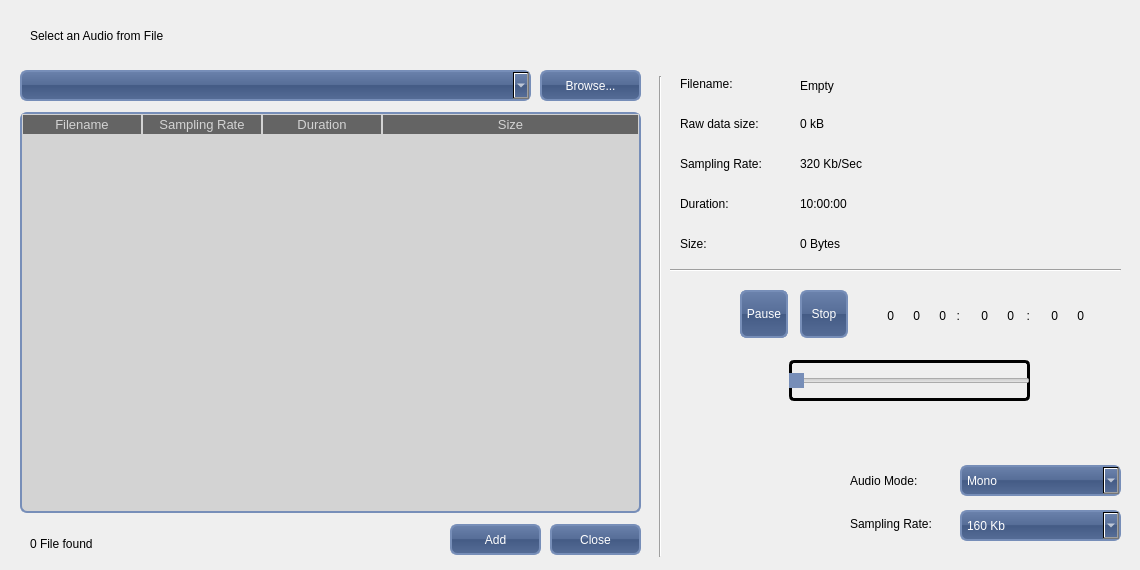
<?xml version="1.0" encoding="UTF-8"?>
<ui version="4.0">
 <class>AddingAudio</class>
 <widget class="QDialog" name="AddingAudio">
  <property name="geometry">
   <rect>
    <x>0</x>
    <y>0</y>
    <width>1140</width>
    <height>570</height>
   </rect>
  </property>
  <property name="sizePolicy">
   <sizepolicy hsizetype="Fixed" vsizetype="Fixed">
    <horstretch>0</horstretch>
    <verstretch>0</verstretch>
   </sizepolicy>
  </property>
  <property name="windowTitle">
   <string>Load Image</string>
  </property>
  <property name="styleSheet">
   <string notr="true">QLabel {
font: bold &quot;Ubuntu&quot;;
font-size: 12px;
color: black;
}

QComboBox{
background-color: QLinearGradient( x1: 0, y1: 0, x2: 0, y2: 1,  stop: 0 #6B82AC, stop: 0.49 #566D97, stop: 0.5 #445B85, stop: 1 #566D97);
color: white;
border-width: 2px;
border-color: #778EB8;
border-style: solid;
border-radius: 7px;
padding: 3px;
font: bold &quot;Ubuntu&quot;;
font-size: 12px;
padding-left: 5px;
padding-right: 5px;
}

QComboBox::drop-down {
    subcontrol-origin: padding;
    subcontrol-position: top right;
	image: url(:/Images/down.png);
/*    border-left-width: 1px; */
    border-left-color: darkgray;
    border-left-style: solid; /* just a single line */
    border-top-right-radius: 3px; /* same radius as the QComboBox */
    border-bottom-right-radius: 3px;
}


QPushButton {
color: white;
background-color: QLinearGradient( x1: 0, y1: 0, x2: 0, y2: 1,  stop: 0 #6B82AC, stop: 0.49 #566D97, stop: 0.5 #445B85, stop: 1 #566D97);
border-width: 2px;
border-color: #778EB8;
border-style: solid;
border-radius: 7;
padding: 3px;
font: bold &quot;Ubuntu&quot;;
font-size: 12px;
padding-left: 5px;
padding-right: 5px;
}

QScrollBar:horizontal {
border-width: 2px;
border-color: #778EB8;
border-style: solid;
border-radius: 4px;
background: lightgray;
height: 15px;
margin: 0px 20px 0 20px;
}

QScrollBar::handle:horizontal {
background-color: QLinearGradient( x1: 0, y1: 0, x2: 0, y2: 1,  stop: 0 #6B82AC, stop: 0.49 #566D97, stop: 0.5 #445B85, stop: 1 #566D97);;
border-width: 2px;
border-color: #778EB8;
border-style: solid;
border-radius: 4px;
}

QScrollBar::add-line:horizontal {
    border: 2px solid grey;
    background: #32CC99;
    width: 20px;
    subcontrol-position: right;
    subcontrol-origin: margin;
}

QScrollBar::sub-line:horizontal {
    border: 2px solid grey;
    background: #32CC99;
    width: 20px;
    subcontrol-position: left;
    subcontrol-origin: margin;
}
 QScrollBar::left-arrow:horizontal, QScrollBar::right-arrow:horizontal {
     border-color: solid grey;
     border-width: 2px;
     border-height: 2px;
     background: white;
 }

 QScrollBar:vertical {
border-width: 2px;
border-color: #778EB8;
border-style: solid;
background: lightgray;
width: 15px;
margin: 22px 0 22px 0;
 }

QScrollBar::handle:vertical {
background-color: QLinearGradient( x1: 0, y1: 0, x2: 0, y2: 1,  stop: 0 #6B82AC, stop: 0.49 #566D97, stop: 0.5 #445B85, stop: 1 #566D97);;
border-width: 2px;
border-color: #778EB8;
border-style: solid;
border-radius: 4px;
}

 QScrollBar::add-line:vertical {
     border: 2px solid grey;
     background: #68F;
     height: 20px;
     subcontrol-position: bottom;
     subcontrol-origin: margin;
 }

 QScrollBar::sub-line:vertical {
     border: 2px solid grey;
     background: #32CC99;
     height: 20px;
     subcontrol-position: top;
     subcontrol-origin: margin;
 }
 QScrollBar::up-arrow:vertical, QScrollBar::down-arrow:vertical {
     border-color: solid grey;
     border-width: 2px;
     border-height: 2px;
     background: white;
 }

 QScrollBar::add-page:vertical, QScrollBar::sub-page:vertical {
     background: none;
 }

QTableWidget { 
background-color: lightgray;
selection-background-color: #778EB8;
selection-color: white;
border-width: 2px;
border-color: #778EB8;
border-style: solid;
border-radius: 7px;
font: bold &quot;Ubuntu&quot;;
font-size: 12px;
}

QHeaderView::section {			/* this is for the header in the QTableWidget*/
background-color: #646464;
color: lightgray;
/*padding: 2px;*/
font: bold &quot;Ubuntu&quot;;
font-size: 13px;
border-width: 1px;
border-color: lightgray;
border-style: solid;
/*border-radius: 1px;*/
}
</string>
  </property>
  <widget class="QComboBox" name="ComboBoxDirectory">
   <property name="geometry">
    <rect>
     <x>20</x>
     <y>70</y>
     <width>511</width>
     <height>31</height>
    </rect>
   </property>
   <property name="sizePolicy">
    <sizepolicy hsizetype="Fixed" vsizetype="Fixed">
     <horstretch>0</horstretch>
     <verstretch>0</verstretch>
    </sizepolicy>
   </property>
   <property name="styleSheet">
    <string notr="true"/>
   </property>
   <property name="editable">
    <bool>true</bool>
   </property>
  </widget>
  <widget class="QTableWidget" name="TableFilesFound">
   <property name="geometry">
    <rect>
     <x>20</x>
     <y>112</y>
     <width>621</width>
     <height>401</height>
    </rect>
   </property>
   <property name="sizePolicy">
    <sizepolicy hsizetype="Fixed" vsizetype="Fixed">
     <horstretch>0</horstretch>
     <verstretch>0</verstretch>
    </sizepolicy>
   </property>
   <property name="baseSize">
    <size>
     <width>0</width>
     <height>0</height>
    </size>
   </property>
   <property name="lineWidth">
    <number>-1</number>
   </property>
   <property name="horizontalScrollBarPolicy">
    <enum>Qt::ScrollBarPolicy::ScrollBarAlwaysOff</enum>
   </property>
   <property name="selectionMode">
    <enum>QAbstractItemView::SelectionMode::SingleSelection</enum>
   </property>
   <property name="selectionBehavior">
    <enum>QAbstractItemView::SelectionBehavior::SelectRows</enum>
   </property>
   <property name="sortingEnabled">
    <bool>false</bool>
   </property>
   <property name="columnCount">
    <number>4</number>
   </property>
   <attribute name="horizontalHeaderCascadingSectionResizes">
    <bool>true</bool>
   </attribute>
   <attribute name="horizontalHeaderMinimumSectionSize">
    <number>40</number>
   </attribute>
   <attribute name="horizontalHeaderDefaultSectionSize">
    <number>120</number>
   </attribute>
   <attribute name="horizontalHeaderStretchLastSection">
    <bool>true</bool>
   </attribute>
   <attribute name="verticalHeaderVisible">
    <bool>false</bool>
   </attribute>
   <attribute name="verticalHeaderHighlightSections">
    <bool>true</bool>
   </attribute>
   <column>
    <property name="text">
     <string>Filename</string>
    </property>
   </column>
   <column>
    <property name="text">
     <string>Sampling Rate</string>
    </property>
   </column>
   <column>
    <property name="text">
     <string>Duration</string>
    </property>
   </column>
   <column>
    <property name="text">
     <string>Size</string>
    </property>
   </column>
  </widget>
  <widget class="QPushButton" name="ButtonBrowse">
   <property name="geometry">
    <rect>
     <x>540</x>
     <y>70</y>
     <width>101</width>
     <height>31</height>
    </rect>
   </property>
   <property name="sizePolicy">
    <sizepolicy hsizetype="Fixed" vsizetype="Fixed">
     <horstretch>0</horstretch>
     <verstretch>0</verstretch>
    </sizepolicy>
   </property>
   <property name="text">
    <string>Browse...</string>
   </property>
   <property name="icon">
    <iconset resource="SkinRessource.qrc">
     <normaloff>:/graphic/browse20.png</normaloff>:/graphic/browse20.png</iconset>
   </property>
   <property name="iconSize">
    <size>
     <width>20</width>
     <height>20</height>
    </size>
   </property>
  </widget>
  <widget class="QLabel" name="LabelStaticSelect">
   <property name="geometry">
    <rect>
     <x>30</x>
     <y>20</y>
     <width>471</width>
     <height>31</height>
    </rect>
   </property>
   <property name="font">
    <font>
     <family>Ubuntu</family>
     <pointsize>22</pointsize>
     <italic>false</italic>
     <bold>false</bold>
    </font>
   </property>
   <property name="styleSheet">
    <string notr="true">font: 22pt &quot;Ubuntu&quot;;</string>
   </property>
   <property name="text">
    <string>Select an Audio from File</string>
   </property>
  </widget>
  <widget class="QLabel" name="LabelFilesFound">
   <property name="geometry">
    <rect>
     <x>30</x>
     <y>530</y>
     <width>301</width>
     <height>27</height>
    </rect>
   </property>
   <property name="sizePolicy">
    <sizepolicy hsizetype="Fixed" vsizetype="Fixed">
     <horstretch>0</horstretch>
     <verstretch>0</verstretch>
    </sizepolicy>
   </property>
   <property name="text">
    <string>0 File found</string>
   </property>
   <property name="scaledContents">
    <bool>true</bool>
   </property>
  </widget>
  <widget class="QComboBox" name="comboBoxAudioMode">
   <property name="geometry">
    <rect>
     <x>960</x>
     <y>465</y>
     <width>161</width>
     <height>31</height>
    </rect>
   </property>
   <property name="sizePolicy">
    <sizepolicy hsizetype="Fixed" vsizetype="Fixed">
     <horstretch>0</horstretch>
     <verstretch>0</verstretch>
    </sizepolicy>
   </property>
   <property name="iconSize">
    <size>
     <width>20</width>
     <height>20</height>
    </size>
   </property>
   <item>
    <property name="text">
     <string>Mono</string>
    </property>
    <property name="icon">
     <iconset resource="SkinRessource.qrc">
      <normaloff>:/graphic/mono.png</normaloff>:/graphic/mono.png</iconset>
    </property>
   </item>
   <item>
    <property name="text">
     <string>Stereo</string>
    </property>
    <property name="icon">
     <iconset resource="SkinRessource.qrc">
      <normaloff>:/graphic/Stereo.png</normaloff>:/graphic/Stereo.png</iconset>
    </property>
   </item>
  </widget>
  <widget class="QLabel" name="LabelStaticAudioMode">
   <property name="geometry">
    <rect>
     <x>850</x>
     <y>465</y>
     <width>106</width>
     <height>32</height>
    </rect>
   </property>
   <property name="sizePolicy">
    <sizepolicy hsizetype="Fixed" vsizetype="Fixed">
     <horstretch>0</horstretch>
     <verstretch>0</verstretch>
    </sizepolicy>
   </property>
   <property name="text">
    <string>Audio Mode:</string>
   </property>
  </widget>
  <widget class="QLabel" name="LabelStaticConvertSamplingRate">
   <property name="geometry">
    <rect>
     <x>850</x>
     <y>510</y>
     <width>106</width>
     <height>27</height>
    </rect>
   </property>
   <property name="sizePolicy">
    <sizepolicy hsizetype="Fixed" vsizetype="Fixed">
     <horstretch>0</horstretch>
     <verstretch>0</verstretch>
    </sizepolicy>
   </property>
   <property name="text">
    <string>Sampling Rate:</string>
   </property>
  </widget>
  <widget class="QComboBox" name="comboBoxSamplingRate">
   <property name="geometry">
    <rect>
     <x>960</x>
     <y>510</y>
     <width>161</width>
     <height>31</height>
    </rect>
   </property>
   <property name="sizePolicy">
    <sizepolicy hsizetype="Fixed" vsizetype="Fixed">
     <horstretch>0</horstretch>
     <verstretch>0</verstretch>
    </sizepolicy>
   </property>
   <property name="iconSize">
    <size>
     <width>20</width>
     <height>20</height>
    </size>
   </property>
   <item>
    <property name="text">
     <string>160 Kb</string>
    </property>
    <property name="icon">
     <iconset>
      <normaloff>:/Images/none20.png</normaloff>:/Images/none20.png</iconset>
    </property>
   </item>
   <item>
    <property name="text">
     <string>320 Kb</string>
    </property>
    <property name="icon">
     <iconset>
      <normaloff>:/Images/ScaleFit20.png</normaloff>:/Images/ScaleFit20.png</iconset>
    </property>
   </item>
   <item>
    <property name="text">
     <string>Scale to width</string>
    </property>
    <property name="icon">
     <iconset>
      <normaloff>:/Images/ScaleWidth20.png</normaloff>:/Images/ScaleWidth20.png</iconset>
    </property>
   </item>
   <item>
    <property name="text">
     <string>Scale to height</string>
    </property>
    <property name="icon">
     <iconset>
      <normaloff>:/Images/ScaleHeight20.png</normaloff>:/Images/ScaleHeight20.png</iconset>
    </property>
   </item>
  </widget>
  <widget class="QLabel" name="LabelSamplingRate">
   <property name="geometry">
    <rect>
     <x>800</x>
     <y>150</y>
     <width>321</width>
     <height>27</height>
    </rect>
   </property>
   <property name="sizePolicy">
    <sizepolicy hsizetype="Fixed" vsizetype="Fixed">
     <horstretch>0</horstretch>
     <verstretch>0</verstretch>
    </sizepolicy>
   </property>
   <property name="text">
    <string>320 Kb/Sec</string>
   </property>
  </widget>
  <widget class="QLabel" name="LabelStaticSize">
   <property name="geometry">
    <rect>
     <x>680</x>
     <y>230</y>
     <width>111</width>
     <height>27</height>
    </rect>
   </property>
   <property name="sizePolicy">
    <sizepolicy hsizetype="Fixed" vsizetype="Fixed">
     <horstretch>0</horstretch>
     <verstretch>0</verstretch>
    </sizepolicy>
   </property>
   <property name="text">
    <string>Size:</string>
   </property>
  </widget>
  <widget class="QLabel" name="LabelStaticFilename">
   <property name="geometry">
    <rect>
     <x>680</x>
     <y>70</y>
     <width>111</width>
     <height>27</height>
    </rect>
   </property>
   <property name="sizePolicy">
    <sizepolicy hsizetype="Fixed" vsizetype="Fixed">
     <horstretch>0</horstretch>
     <verstretch>0</verstretch>
    </sizepolicy>
   </property>
   <property name="text">
    <string>Filename:</string>
   </property>
  </widget>
  <widget class="QLabel" name="LabelFilename">
   <property name="geometry">
    <rect>
     <x>800</x>
     <y>70</y>
     <width>321</width>
     <height>31</height>
    </rect>
   </property>
   <property name="sizePolicy">
    <sizepolicy hsizetype="Fixed" vsizetype="Expanding">
     <horstretch>0</horstretch>
     <verstretch>0</verstretch>
    </sizepolicy>
   </property>
   <property name="text">
    <string>Empty</string>
   </property>
   <property name="wordWrap">
    <bool>true</bool>
   </property>
  </widget>
  <widget class="QLabel" name="LabelStaticSamplingRate">
   <property name="geometry">
    <rect>
     <x>680</x>
     <y>150</y>
     <width>111</width>
     <height>27</height>
    </rect>
   </property>
   <property name="sizePolicy">
    <sizepolicy hsizetype="Fixed" vsizetype="Fixed">
     <horstretch>0</horstretch>
     <verstretch>0</verstretch>
    </sizepolicy>
   </property>
   <property name="text">
    <string>Sampling Rate:</string>
   </property>
  </widget>
  <widget class="QLabel" name="LabelSize">
   <property name="geometry">
    <rect>
     <x>800</x>
     <y>230</y>
     <width>131</width>
     <height>27</height>
    </rect>
   </property>
   <property name="sizePolicy">
    <sizepolicy hsizetype="Fixed" vsizetype="Fixed">
     <horstretch>0</horstretch>
     <verstretch>0</verstretch>
    </sizepolicy>
   </property>
   <property name="text">
    <string>0 Bytes</string>
   </property>
  </widget>
  <widget class="QLabel" name="LabelStaticDuration">
   <property name="geometry">
    <rect>
     <x>680</x>
     <y>190</y>
     <width>111</width>
     <height>27</height>
    </rect>
   </property>
   <property name="sizePolicy">
    <sizepolicy hsizetype="Fixed" vsizetype="Fixed">
     <horstretch>0</horstretch>
     <verstretch>0</verstretch>
    </sizepolicy>
   </property>
   <property name="text">
    <string>Duration:</string>
   </property>
  </widget>
  <widget class="QLabel" name="LabelDuration">
   <property name="geometry">
    <rect>
     <x>800</x>
     <y>190</y>
     <width>121</width>
     <height>27</height>
    </rect>
   </property>
   <property name="sizePolicy">
    <sizepolicy hsizetype="Fixed" vsizetype="Fixed">
     <horstretch>0</horstretch>
     <verstretch>0</verstretch>
    </sizepolicy>
   </property>
   <property name="text">
    <string>10:00:00 </string>
   </property>
  </widget>
  <widget class="QLabel" name="LabelStaticDataSize">
   <property name="geometry">
    <rect>
     <x>680</x>
     <y>110</y>
     <width>111</width>
     <height>27</height>
    </rect>
   </property>
   <property name="sizePolicy">
    <sizepolicy hsizetype="Fixed" vsizetype="Fixed">
     <horstretch>0</horstretch>
     <verstretch>0</verstretch>
    </sizepolicy>
   </property>
   <property name="text">
    <string>Raw data size:</string>
   </property>
  </widget>
  <widget class="QLabel" name="LabelDataSize">
   <property name="geometry">
    <rect>
     <x>800</x>
     <y>110</y>
     <width>321</width>
     <height>27</height>
    </rect>
   </property>
   <property name="sizePolicy">
    <sizepolicy hsizetype="Fixed" vsizetype="Fixed">
     <horstretch>0</horstretch>
     <verstretch>0</verstretch>
    </sizepolicy>
   </property>
   <property name="text">
    <string>0 kB</string>
   </property>
  </widget>
  <widget class="Line" name="line_V_Load">
   <property name="geometry">
    <rect>
     <x>650</x>
     <y>76</y>
     <width>20</width>
     <height>481</height>
    </rect>
   </property>
   <property name="orientation">
    <enum>Qt::Orientation::Vertical</enum>
   </property>
  </widget>
  <widget class="Line" name="line_H_Load">
   <property name="geometry">
    <rect>
     <x>670</x>
     <y>260</y>
     <width>451</width>
     <height>20</height>
    </rect>
   </property>
   <property name="orientation">
    <enum>Qt::Orientation::Horizontal</enum>
   </property>
  </widget>
  <widget class="QPushButton" name="pushButtonAdd">
   <property name="geometry">
    <rect>
     <x>450</x>
     <y>524</y>
     <width>91</width>
     <height>31</height>
    </rect>
   </property>
   <property name="text">
    <string>Add</string>
   </property>
   <property name="icon">
    <iconset resource="SkinRessource.qrc">
     <normaloff>:/graphic/plus20.png</normaloff>:/graphic/plus20.png</iconset>
   </property>
   <property name="iconSize">
    <size>
     <width>20</width>
     <height>20</height>
    </size>
   </property>
  </widget>
  <widget class="QPushButton" name="pushButtonClose">
   <property name="geometry">
    <rect>
     <x>550</x>
     <y>524</y>
     <width>91</width>
     <height>31</height>
    </rect>
   </property>
   <property name="styleSheet">
    <string notr="true"/>
   </property>
   <property name="text">
    <string>Close</string>
   </property>
   <property name="icon">
    <iconset resource="SkinRessource.qrc">
     <normaloff>:/graphic/remove20.png</normaloff>:/graphic/remove20.png</iconset>
   </property>
  </widget>
  <widget class="QPushButton" name="pushButtonPlay">
   <property name="geometry">
    <rect>
     <x>740</x>
     <y>290</y>
     <width>48</width>
     <height>48</height>
    </rect>
   </property>
   <property name="text">
    <string>Play</string>
   </property>
  </widget>
  <widget class="QSlider" name="horizontalSlider">
   <property name="geometry">
    <rect>
     <x>789</x>
     <y>360</y>
     <width>241</width>
     <height>41</height>
    </rect>
   </property>
   <property name="styleSheet">
    <string notr="true">
QSlider {
border: 3px solid black;
border-radius: 5px;
padding: 2px;
margin: 0px;
 }

QSlider::handle:horizontal {
background-color: QLinearGradient( x1: 0, y1: 0, x2: 0, y2: 1,  stop: 0 #6B82AC, stop: 0.49 #566D97, stop: 0.5 #445B85, stop: 1 #566D97);
border-width: 12px;
border-color: #778EB8;
border-style: solid;
margin: 14px;
}</string>
   </property>
   <property name="orientation">
    <enum>Qt::Orientation::Horizontal</enum>
   </property>
  </widget>
  <widget class="QPushButton" name="pushButtonStop">
   <property name="geometry">
    <rect>
     <x>800</x>
     <y>290</y>
     <width>48</width>
     <height>48</height>
    </rect>
   </property>
   <property name="text">
    <string>Stop</string>
   </property>
  </widget>
  <widget class="QLabel" name="LabelAudioPlayTimeHour100">
   <property name="geometry">
    <rect>
     <x>870</x>
     <y>290</y>
     <width>24</width>
     <height>51</height>
    </rect>
   </property>
   <property name="sizePolicy">
    <sizepolicy hsizetype="Fixed" vsizetype="Fixed">
     <horstretch>0</horstretch>
     <verstretch>0</verstretch>
    </sizepolicy>
   </property>
   <property name="styleSheet">
    <string notr="true">font: bold italic 36pt &quot;DS-Digital&quot;;
</string>
   </property>
   <property name="text">
    <string>0</string>
   </property>
   <property name="alignment">
    <set>Qt::AlignmentFlag::AlignRight|Qt::AlignmentFlag::AlignTrailing|Qt::AlignmentFlag::AlignVCenter</set>
   </property>
  </widget>
  <widget class="QPushButton" name="pushButtonPause">
   <property name="geometry">
    <rect>
     <x>740</x>
     <y>290</y>
     <width>48</width>
     <height>48</height>
    </rect>
   </property>
   <property name="text">
    <string>Pause</string>
   </property>
  </widget>
  <widget class="QLabel" name="LabelAudioPlayTimeHour10">
   <property name="geometry">
    <rect>
     <x>896</x>
     <y>290</y>
     <width>24</width>
     <height>51</height>
    </rect>
   </property>
   <property name="sizePolicy">
    <sizepolicy hsizetype="Fixed" vsizetype="Fixed">
     <horstretch>0</horstretch>
     <verstretch>0</verstretch>
    </sizepolicy>
   </property>
   <property name="styleSheet">
    <string notr="true">font: bold italic 36pt &quot;DS-Digital&quot;;
</string>
   </property>
   <property name="text">
    <string>0</string>
   </property>
   <property name="alignment">
    <set>Qt::AlignmentFlag::AlignRight|Qt::AlignmentFlag::AlignTrailing|Qt::AlignmentFlag::AlignVCenter</set>
   </property>
  </widget>
  <widget class="QLabel" name="LabelAudioPlayTimeHour1">
   <property name="geometry">
    <rect>
     <x>922</x>
     <y>290</y>
     <width>24</width>
     <height>51</height>
    </rect>
   </property>
   <property name="sizePolicy">
    <sizepolicy hsizetype="Fixed" vsizetype="Fixed">
     <horstretch>0</horstretch>
     <verstretch>0</verstretch>
    </sizepolicy>
   </property>
   <property name="styleSheet">
    <string notr="true">font: bold italic 36pt &quot;DS-Digital&quot;;
</string>
   </property>
   <property name="text">
    <string>0</string>
   </property>
   <property name="alignment">
    <set>Qt::AlignmentFlag::AlignRight|Qt::AlignmentFlag::AlignTrailing|Qt::AlignmentFlag::AlignVCenter</set>
   </property>
  </widget>
  <widget class="QLabel" name="LabelStaticAudioPlayDot1">
   <property name="geometry">
    <rect>
     <x>950</x>
     <y>290</y>
     <width>10</width>
     <height>51</height>
    </rect>
   </property>
   <property name="sizePolicy">
    <sizepolicy hsizetype="Fixed" vsizetype="Fixed">
     <horstretch>0</horstretch>
     <verstretch>0</verstretch>
    </sizepolicy>
   </property>
   <property name="styleSheet">
    <string notr="true">font: bold italic 36pt &quot;DS-Digital&quot;;
</string>
   </property>
   <property name="text">
    <string>:</string>
   </property>
   <property name="alignment">
    <set>Qt::AlignmentFlag::AlignRight|Qt::AlignmentFlag::AlignTrailing|Qt::AlignmentFlag::AlignVCenter</set>
   </property>
  </widget>
  <widget class="QLabel" name="LabelStaticAudioPlayDot2">
   <property name="geometry">
    <rect>
     <x>1020</x>
     <y>290</y>
     <width>10</width>
     <height>51</height>
    </rect>
   </property>
   <property name="sizePolicy">
    <sizepolicy hsizetype="Fixed" vsizetype="Fixed">
     <horstretch>0</horstretch>
     <verstretch>0</verstretch>
    </sizepolicy>
   </property>
   <property name="styleSheet">
    <string notr="true">font: bold italic 36pt &quot;DS-Digital&quot;;
</string>
   </property>
   <property name="text">
    <string>:</string>
   </property>
   <property name="alignment">
    <set>Qt::AlignmentFlag::AlignRight|Qt::AlignmentFlag::AlignTrailing|Qt::AlignmentFlag::AlignVCenter</set>
   </property>
  </widget>
  <widget class="QLabel" name="LabelAudioPlayTimeMinute10">
   <property name="geometry">
    <rect>
     <x>964</x>
     <y>290</y>
     <width>24</width>
     <height>51</height>
    </rect>
   </property>
   <property name="sizePolicy">
    <sizepolicy hsizetype="Fixed" vsizetype="Fixed">
     <horstretch>0</horstretch>
     <verstretch>0</verstretch>
    </sizepolicy>
   </property>
   <property name="styleSheet">
    <string notr="true">font: bold italic 36pt &quot;DS-Digital&quot;;
</string>
   </property>
   <property name="text">
    <string>0</string>
   </property>
   <property name="alignment">
    <set>Qt::AlignmentFlag::AlignRight|Qt::AlignmentFlag::AlignTrailing|Qt::AlignmentFlag::AlignVCenter</set>
   </property>
  </widget>
  <widget class="QLabel" name="LabelAudioPlayTimeMinute1">
   <property name="geometry">
    <rect>
     <x>990</x>
     <y>290</y>
     <width>24</width>
     <height>51</height>
    </rect>
   </property>
   <property name="sizePolicy">
    <sizepolicy hsizetype="Fixed" vsizetype="Fixed">
     <horstretch>0</horstretch>
     <verstretch>0</verstretch>
    </sizepolicy>
   </property>
   <property name="styleSheet">
    <string notr="true">font: bold italic 36pt &quot;DS-Digital&quot;;
</string>
   </property>
   <property name="text">
    <string>0</string>
   </property>
   <property name="alignment">
    <set>Qt::AlignmentFlag::AlignRight|Qt::AlignmentFlag::AlignTrailing|Qt::AlignmentFlag::AlignVCenter</set>
   </property>
  </widget>
  <widget class="QLabel" name="LabelAudioPlayTimeSecond10">
   <property name="geometry">
    <rect>
     <x>1034</x>
     <y>290</y>
     <width>24</width>
     <height>51</height>
    </rect>
   </property>
   <property name="sizePolicy">
    <sizepolicy hsizetype="Fixed" vsizetype="Fixed">
     <horstretch>0</horstretch>
     <verstretch>0</verstretch>
    </sizepolicy>
   </property>
   <property name="styleSheet">
    <string notr="true">font: bold italic 36pt &quot;DS-Digital&quot;;
</string>
   </property>
   <property name="text">
    <string>0</string>
   </property>
   <property name="alignment">
    <set>Qt::AlignmentFlag::AlignRight|Qt::AlignmentFlag::AlignTrailing|Qt::AlignmentFlag::AlignVCenter</set>
   </property>
  </widget>
  <widget class="QLabel" name="LabelAudioPlayTimeSecond1">
   <property name="geometry">
    <rect>
     <x>1060</x>
     <y>290</y>
     <width>24</width>
     <height>51</height>
    </rect>
   </property>
   <property name="sizePolicy">
    <sizepolicy hsizetype="Fixed" vsizetype="Fixed">
     <horstretch>0</horstretch>
     <verstretch>0</verstretch>
    </sizepolicy>
   </property>
   <property name="styleSheet">
    <string notr="true">font: bold italic 36pt &quot;DS-Digital&quot;;
</string>
   </property>
   <property name="text">
    <string>0</string>
   </property>
   <property name="alignment">
    <set>Qt::AlignmentFlag::AlignRight|Qt::AlignmentFlag::AlignTrailing|Qt::AlignmentFlag::AlignVCenter</set>
   </property>
  </widget>
  <zorder>pushButtonPlay</zorder>
  <zorder>pushButtonStop</zorder>
  <zorder>horizontalSlider</zorder>
  <zorder>LabelAudioPlayTimeHour100</zorder>
  <zorder>ComboBoxDirectory</zorder>
  <zorder>TableFilesFound</zorder>
  <zorder>ButtonBrowse</zorder>
  <zorder>LabelStaticSelect</zorder>
  <zorder>LabelFilesFound</zorder>
  <zorder>comboBoxAudioMode</zorder>
  <zorder>LabelStaticAudioMode</zorder>
  <zorder>LabelStaticConvertSamplingRate</zorder>
  <zorder>comboBoxSamplingRate</zorder>
  <zorder>LabelSamplingRate</zorder>
  <zorder>LabelStaticSize</zorder>
  <zorder>LabelStaticFilename</zorder>
  <zorder>LabelFilename</zorder>
  <zorder>LabelStaticSamplingRate</zorder>
  <zorder>LabelSize</zorder>
  <zorder>LabelStaticDuration</zorder>
  <zorder>LabelDuration</zorder>
  <zorder>LabelStaticDataSize</zorder>
  <zorder>LabelDataSize</zorder>
  <zorder>line_V_Load</zorder>
  <zorder>line_H_Load</zorder>
  <zorder>pushButtonAdd</zorder>
  <zorder>pushButtonClose</zorder>
  <zorder>pushButtonPause</zorder>
  <zorder>LabelAudioPlayTimeHour10</zorder>
  <zorder>LabelAudioPlayTimeHour1</zorder>
  <zorder>LabelStaticAudioPlayDot1</zorder>
  <zorder>LabelStaticAudioPlayDot2</zorder>
  <zorder>LabelAudioPlayTimeMinute10</zorder>
  <zorder>LabelAudioPlayTimeMinute1</zorder>
  <zorder>LabelAudioPlayTimeSecond10</zorder>
  <zorder>LabelAudioPlayTimeSecond1</zorder>
 </widget>
 <resources>
  <include location="SkinRessource.qrc"/>
 </resources>
 <connections/>
</ui>
